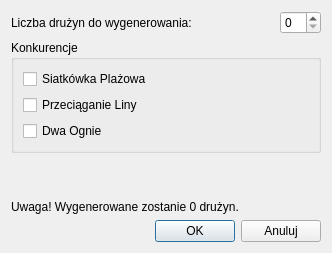
<?xml version="1.0" encoding="UTF-8"?>
<ui version="4.0">
 <class>GenerateTeamsDialog</class>
 <widget class="QDialog" name="GenerateTeamsDialog">
  <property name="geometry">
   <rect>
    <x>0</x>
    <y>0</y>
    <width>332</width>
    <height>253</height>
   </rect>
  </property>
  <property name="windowTitle">
   <string>Wygeneruj Drużyny</string>
  </property>
  <layout class="QVBoxLayout" name="verticalLayout_2">
   <item>
    <layout class="QHBoxLayout" name="horizontalLayout">
     <item>
      <widget class="QLabel" name="label">
       <property name="text">
        <string>Liczba drużyn do wygenerowania:</string>
       </property>
      </widget>
     </item>
     <item>
      <spacer name="horizontalSpacer_2">
       <property name="orientation">
        <enum>Qt::Horizontal</enum>
       </property>
       <property name="sizeHint" stdset="0">
        <size>
         <width>40</width>
         <height>20</height>
        </size>
       </property>
      </spacer>
     </item>
     <item>
      <widget class="QSpinBox" name="Ilosc">
       <property name="suffix">
        <string/>
       </property>
       <property name="prefix">
        <string/>
       </property>
       <property name="maximum">
        <number>99</number>
       </property>
       <property name="value">
        <number>0</number>
       </property>
       <property name="displayIntegerBase">
        <number>10</number>
       </property>
      </widget>
     </item>
    </layout>
   </item>
   <item>
    <widget class="QGroupBox" name="groupBox">
     <property name="title">
      <string>Konkurencje</string>
     </property>
     <layout class="QVBoxLayout" name="verticalLayout">
      <item>
       <widget class="QCheckBox" name="SiatkowkaPlazowa">
        <property name="text">
         <string>Siatkówka Plażowa</string>
        </property>
       </widget>
      </item>
      <item>
       <widget class="QCheckBox" name="PrzeciaganieLiny">
        <property name="text">
         <string>Przeciąganie Liny</string>
        </property>
       </widget>
      </item>
      <item>
       <widget class="QCheckBox" name="DwaOgnie">
        <property name="text">
         <string>Dwa Ognie</string>
        </property>
       </widget>
      </item>
     </layout>
    </widget>
   </item>
   <item>
    <spacer name="verticalSpacer">
     <property name="orientation">
      <enum>Qt::Vertical</enum>
     </property>
     <property name="sizeHint" stdset="0">
      <size>
       <width>20</width>
       <height>40</height>
      </size>
     </property>
    </spacer>
   </item>
   <item>
    <widget class="QLabel" name="Uwaga">
     <property name="text">
      <string>Uwaga! Wygenerowane zostanie 0 drużyn.</string>
     </property>
    </widget>
   </item>
   <item>
    <layout class="QHBoxLayout" name="horizontalLayout_2">
     <item>
      <spacer name="horizontalSpacer">
       <property name="orientation">
        <enum>Qt::Horizontal</enum>
       </property>
       <property name="sizeHint" stdset="0">
        <size>
         <width>40</width>
         <height>20</height>
        </size>
       </property>
      </spacer>
     </item>
     <item>
      <widget class="QPushButton" name="OK">
       <property name="text">
        <string>OK</string>
       </property>
      </widget>
     </item>
     <item>
      <widget class="QPushButton" name="Anuluj">
       <property name="text">
        <string>Anuluj</string>
       </property>
      </widget>
     </item>
    </layout>
   </item>
  </layout>
 </widget>
 <resources/>
 <connections/>
</ui>
